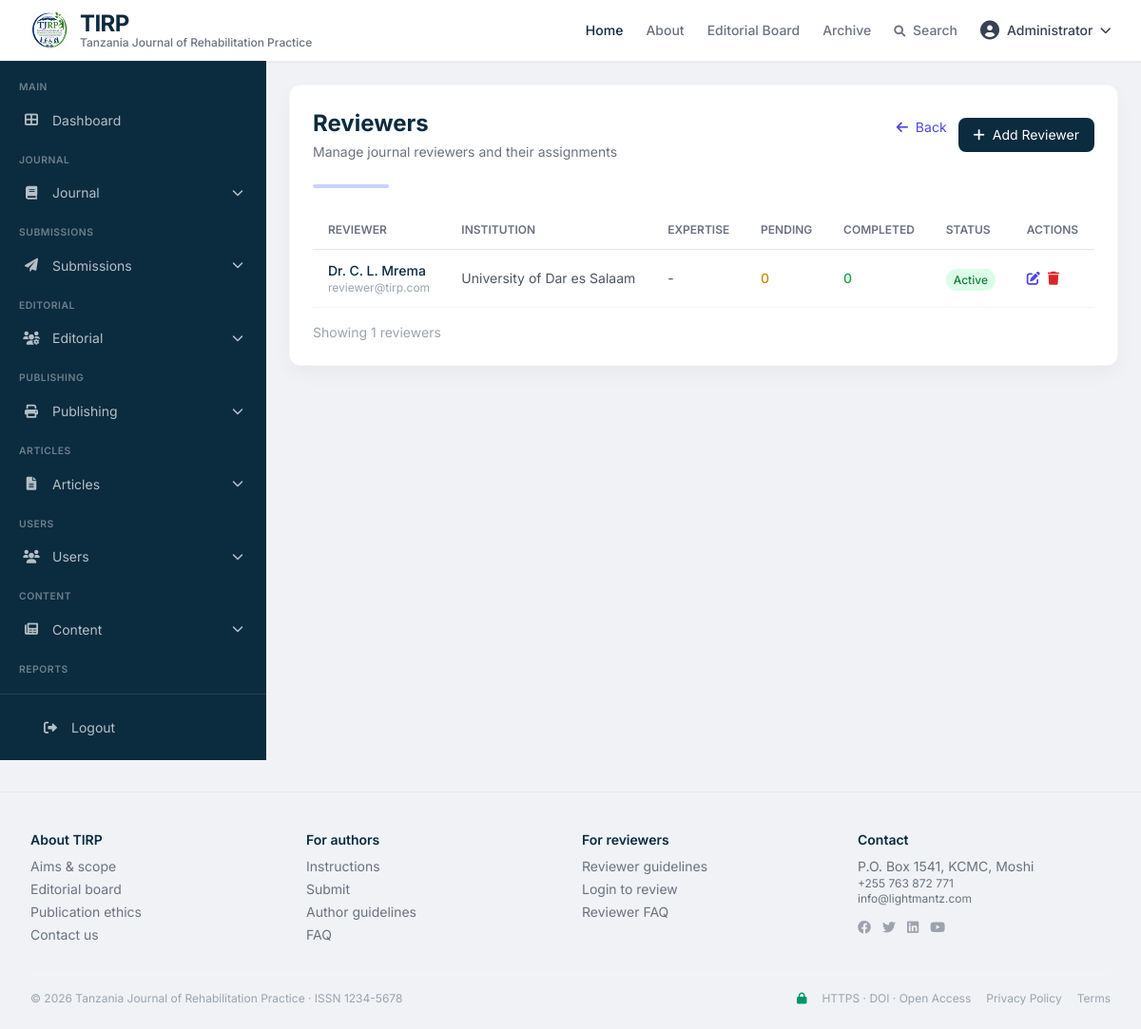
Screenshot of /admin?action=reviewers (signed in) with the database file from the repository.
### tables this page shows
CREATE TABLE users (
    id INT PRIMARY KEY AUTO_INCREMENT,
    email VARCHAR(255) UNIQUE NOT NULL,
    password_hash VARCHAR(255) NOT NULL,
    full_name VARCHAR(255) NOT NULL,
    role ENUM('admin', 'editor', 'reviewer', 'author', 'reader') DEFAULT 'reader',
    institution VARCHAR(255),
    country VARCHAR(100),
    orcid_id VARCHAR(50),
    bio TEXT,
    avatar VARCHAR(255),
    email_verified BOOLEAN DEFAULT FALSE,
    is_active BOOLEAN DEFAULT TRUE,
    created_at TIMESTAMP DEFAULT CURRENT_TIMESTAMP,
    updated_at TIMESTAMP DEFAULT CURRENT_TIMESTAMP ON UPDATE CURRENT_TIMESTAMP,
    last_login TIMESTAMP NULL,
    remember_token VARCHAR(100),
    INDEX idx_email (email),
    INDEX idx_role (role)
);

CREATE TABLE settings (
    id INT PRIMARY KEY AUTO_INCREMENT,
    setting_key VARCHAR(100) UNIQUE NOT NULL,
    setting_value TEXT,
    setting_group VARCHAR(50) DEFAULT 'general',
    description TEXT,
    created_at TIMESTAMP DEFAULT CURRENT_TIMESTAMP,
    updated_at TIMESTAMP DEFAULT CURRENT_TIMESTAMP ON UPDATE CURRENT_TIMESTAMP,
    INDEX idx_key (setting_key)
);

### includes/functions.php (called while the page is built, shortened)
<?php
function getDB() {
    static $db = null;
    if ($db === null) {
        $configFile = __DIR__ . '/../config/database.php';
        try {
            if (file_exists($configFile)) {
                $config = require_once $configFile;
                $dsn = "mysql:host={$config['host']};dbname={$config['database']};charset={$config['charset']}";
                $db = new PDO($dsn, $config['username'], $config['password'], $config['options'] ?? []);
            } else {
                $dsn = "mysql:host=localhost;dbname=tirp;charset=utf8mb4";
                $db = new PDO($dsn, 'root', '');
                $db->setAttribute(PDO::ATTR_ERRMODE, PDO::ERRMODE_EXCEPTION);
                $db->setAttribute(PDO::ATTR_DEFAULT_FETCH_MODE, PDO::FETCH_ASSOC);
            }
        } catch (PDOException $e) {
            die("Database connection failed: " . $e->getMessage());
        }
    }
    return $db;
}
function isLoggedIn() {
    return isset($_SESSION['user_id']) && !empty($_SESSION['user_id']);
}
function getSetting($key) {
    try {
        $db = getDB();
        $stmt = $db->prepare("SELECT setting_value FROM settings WHERE setting_key = ?");
        $stmt->execute([$key]);
        $result = $stmt->fetch();
        if ($result) {
            return $result['setting_value'];
        }
    } catch (PDOException $e) {
    }
    $settings = [
        'journal_issn' => '9877-476533',
        'journal_title' => 'Tanzania Journal of Rehabilitation Practice',
        'contact_email' => 'info@lightmantz.com',
        'contact_phone' => '+255 763 872 771',
        'contact_address' => 'P.O. Box 1541, KCMC, Moshi'
    ];
    return isset($settings[$key]) ? $settings[$key] : null;
}
function getReviewers() {
    $db = getDB();
    $stmt = $db->query("
        SELECT * FROM users
        WHERE role = 'reviewer' AND is_active = 1
        ORDER BY full_name
    ");
    return $stmt->fetchAll();
}
?>

### includes/auth.php (called while the page is built, shortened)
<?php
function getCurrentUser() {
    $userId = $_SESSION['user_id'];
    $db = getDB();
    $stmt = $db->prepare("SELECT * FROM users WHERE id = ? AND is_active = 1");
    $stmt->execute([$userId]);
    $user = $stmt->fetch();
    if ($user) {
        return $user;
    }
    return null;
}
?>

### modules/admin/pages/reviewers.php (the view, shortened to what this page needs)
<?php
$reviewers = getReviewers();
?>
<div class="bg-white rounded-xl shadow-card p-6 border border-gray-100/70">
    <div class="flex items-center justify-between mb-6">
        <div>
            <h2 class="text-2xl font-bold text-[#0b2b3f]">Reviewers</h2>
            <p class="text-gray-500 text-sm mt-1">Manage journal reviewers and their assignments</p>
        </div>
        <div class="flex gap-3">
            <a href="/jms/admin" class="text-indigo-600 hover:text-indigo-800 text-sm">
                <i class="fas fa-arrow-left mr-1"></i> Back
            </a>
            <button onclick="openCreateModal()" class="bg-[#0b2b3f] text-white px-4 py-2 rounded-lg hover:bg-[#123a4f] transition text-sm">
                <i class="fas fa-plus mr-1"></i> Add Reviewer
            </button>
        </div>
    </div>
    <div class="h-1 w-20 bg-indigo-200 rounded-full mb-6"></div>
    <?php if (empty($reviewers)): ?>
        <div class="text-center py-12">
            <i class="fas fa-user-tie text-5xl text-gray-300 mb-4"></i>
            <p class="text-gray-500">No reviewers added yet.</p>
            <button onclick="openCreateModal()" class="mt-3 bg-[#0b2b3f] text-white px-6 py-2 rounded-lg hover:bg-[#123a4f] transition">
                <i class="fas fa-plus mr-2"></i> Add First Reviewer
            </button>
        </div>
    <?php else: ?>
        <div class="overflow-x-auto">
            <table class="w-full">
                <thead>
                    <tr class="border-b border-gray-200">
                        <th class="text-left py-3 px-4 text-xs font-semibold text-gray-500 uppercase">Reviewer</th>
                        <th class="text-left py-3 px-4 text-xs font-semibold text-gray-500 uppercase">Institution</th>
                        <th class="text-left py-3 px-4 text-xs font-semibold text-gray-500 uppercase">Expertise</th>
                        <th class="text-left py-3 px-4 text-xs font-semibold text-gray-500 uppercase">Pending</th>
                        <th class="text-left py-3 px-4 text-xs font-semibold text-gray-500 uppercase">Completed</th>
                        <th class="text-left py-3 px-4 text-xs font-semibold text-gray-500 uppercase">Status</th>
                        <th class="text-left py-3 px-4 text-xs font-semibold text-gray-500 uppercase">Actions</th>
                    </tr>
                </thead>
                <tbody>
                    <?php foreach ($reviewers as $reviewer): ?>
                    <tr class="border-b border-gray-100 hover:bg-gray-50 transition">
                        <td class="py-3 px-4">
                            <div>
                                <p class="font-medium text-[#0b2b3f] text-sm"><?= htmlspecialchars($reviewer['full_name']) ?></p>
                                <p class="text-xs text-gray-400"><?= htmlspecialchars($reviewer['email']) ?></p>
                            </div>
                        </td>
                        <td class="py-3 px-4 text-sm text-gray-600"><?= htmlspecialchars($reviewer['institution'] ?? '-') ?></td>
                        <td class="py-3 px-4 text-sm text-gray-600"><?= htmlspecialchars(substr($reviewer['bio'] ?? '-', 0, 30)) ?></td>
                        <td class="py-3 px-4 text-sm text-yellow-600 font-medium"><?= $reviewer['pending_reviews'] ?? 0 ?></td>
                        <td class="py-3 px-4 text-sm text-green-600 font-medium"><?= $reviewer['completed_reviews'] ?? 0 ?></td>
                        <td class="py-3 px-4">
                            <span class="px-2 py-1 rounded-full text-xs font-medium <?= $reviewer['is_active'] ? 'bg-green-100 text-green-700' : 'bg-gray-100 text-gray-600' ?>">
                                <?= $reviewer['is_active'] ? 'Active' : 'Inactive' ?>
                            </span>
                        </td>
                        <td class="py-3 px-4">
                            <div class="flex gap-2">
                                <button onclick="openEditModal(<?= htmlspecialchars(json_encode($reviewer)) ?>)"
                                        class="text-indigo-600 hover:text-indigo-800 text-sm">
                                    <i class="fas fa-edit"></i>
                                </button>
                                <button onclick="removeReviewer(<?= $reviewer['id'] ?>)"
                                        class="text-red-600 hover:text-red-800 text-sm">
                                    <i class="fas fa-trash"></i>
                                </button>
                            </div>
                        </td>
                    </tr>
                    <?php endforeach; ?>
                </tbody>
            </table>
        </div>
        <div class="mt-4 text-sm text-gray-400">
            Showing <?= count($reviewers) ?> reviewers
        </div>
    <?php endif; ?>
</div>

### includes/header.php (shortened to what this page needs)
<?php
$currentUser = getCurrentUser();
?>
<header class="bg-white border-b border-gray-200/80 sticky top-0 z-30 shadow-sm">
    <div class="max-w-7xl mx-auto px-4 sm:px-6 lg:px-8 flex items-center justify-between h-16">
        <div class="flex items-center gap-2">
            <a href="<?= SITE_URL ?>?page=home" class="flex items-center gap-3">
                <img src="<?= SITE_URL ?>resources/images/tjr.png" alt="TIRP Logo" class="h-10 w-auto object-contain">
                <div class="flex flex-col">
                    <span class="text-2xl font-bold text-[#0b2b3f] tracking-tight leading-none">TIRP</span>
                    <span class="hidden sm:inline text-xs font-medium text-gray-500 leading-tight">Tanzania Journal of Rehabilitation Practice</span>
                </div>
            </a>
        </div>
        <nav class="flex items-center gap-6 text-sm font-medium">
            <a href="<?= SITE_URL ?>?page=home" class="text-[#0b2b3f] hover:text-indigo-700 transition">Home</a>
            <a href="<?= SITE_URL ?>?page=about" class="text-gray-500 hover:text-[#0b2b3f] transition">About</a>
            <a href="<?= SITE_URL ?>?page=editorial" class="text-gray-500 hover:text-[#0b2b3f] transition">Editorial Board</a>
            <a href="<?= SITE_URL ?>?page=archive" class="text-gray-500 hover:text-[#0b2b3f] transition">Archive</a>
            <a href="<?= SITE_URL ?>?page=search" class="text-gray-500 hover:text-[#0b2b3f] transition"><i class="fas fa-search mr-1 text-xs"></i> Search</a>
            <?php if (isLoggedIn()): ?>
                <div class="relative group">
                    <button class="flex items-center gap-2 text-gray-700 hover:text-[#0b2b3f]">
                        <i class="fas fa-user-circle text-xl"></i>
                        <span><?= htmlspecialchars($currentUser['full_name']) ?></span>
                        <i class="fas fa-chevron-down text-xs"></i>
                    </button>
                </div>
            <?php else: ?>
                <a href="<?= SITE_URL ?>?page=login" class="text-gray-500 hover:text-[#0b2b3f] transition">Login</a>
                <a href="<?= SITE_URL ?>?page=register" class="bg-[#0b2b3f] text-white px-4 py-2 rounded-lg text-sm font-semibold hover:bg-[#123a4f] transition shadow-sm">Register</a>
            <?php endif; ?>
        </nav>
    </div>
</header>

### includes/footer.php (shortened to what this page needs)
<footer class="max-w-7xl mx-auto px-4 sm:px-6 lg:px-8 border-t border-gray-200 pt-10 pb-6 text-sm text-gray-500 mt-8">
    <div class="grid grid-cols-2 md:grid-cols-4 gap-6">
        <div>
            <h5 class="font-semibold text-[#0b2b3f]">About TIRP</h5>
            <ul class="mt-2 space-y-1">
                <li><a href="<?= SITE_URL ?>?page=about" class="hover:text-[#0b2b3f] transition-colors">Aims & scope</a></li>
                <li><a href="<?= SITE_URL ?>?page=editorial" class="hover:text-[#0b2b3f] transition-colors">Editorial board</a></li>
                <li><a href="<?= SITE_URL ?>?page=publication-ethics" class="hover:text-[#0b2b3f] transition-colors">Publication ethics</a></li>
                <li><a href="<?= SITE_URL ?>?page=contact" class="hover:text-[#0b2b3f] transition-colors">Contact us</a></li>
            </ul>
        </div>
        <div>
            <h5 class="font-semibold text-[#0b2b3f]">For authors</h5>
            <ul class="mt-2 space-y-1">
                <li><a href="<?= SITE_URL ?>?page=author-guidelines" class="hover:text-[#0b2b3f] transition-colors">Instructions</a></li>
                <li><a href="<?= SITE_URL ?>?page=submit" class="hover:text-[#0b2b3f] transition-colors">Submit</a></li>
                <li><a href="<?= SITE_URL ?>?page=author-guidelines" class="hover:text-[#0b2b3f] transition-colors">Author guidelines</a></li>
                <li><a href="<?= SITE_URL ?>?page=faq" class="hover:text-[#0b2b3f] transition-colors">FAQ</a></li>
            </ul>
        </div>
        <div>
            <h5 class="font-semibold text-[#0b2b3f]">For reviewers</h5>
            <ul class="mt-2 space-y-1">
                <li><a href="<?= SITE_URL ?>?page=reviewer-guidelines" class="hover:text-[#0b2b3f] transition-colors">Reviewer guidelines</a></li>
                <li><a href="<?= SITE_URL ?>?page=login" class="hover:text-[#0b2b3f] transition-colors">Login to review</a></li>
                <li><a href="<?= SITE_URL ?>?page=reviewer-faq" class="hover:text-[#0b2b3f] transition-colors">Reviewer FAQ</a></li>
            </ul>
        </div>
        <div>
            <h5 class="font-semibold text-[#0b2b3f]">Contact</h5>
            <p class="mt-2">P.O. Box 1541, KCMC, Moshi</p>
            <p class="text-xs">+255 763 872 771</p>
            <p class="text-xs">info@lightmantz.com</p>
            <div class="mt-3 flex gap-3">
                <a href="#" class="text-gray-400 hover:text-[#0b2b3f] transition-colors"><i class="fab fa-facebook"></i></a>
                <a href="#" class="text-gray-400 hover:text-[#0b2b3f] transition-colors"><i class="fab fa-twitter"></i></a>
                <a href="#" class="text-gray-400 hover:text-[#0b2b3f] transition-colors"><i class="fab fa-linkedin"></i></a>
                <a href="#" class="text-gray-400 hover:text-[#0b2b3f] transition-colors"><i class="fab fa-youtube"></i></a>
            </div>
        </div>
    </div>
    <div class="mt-8 pt-4 border-t border-gray-100 flex flex-col md:flex-row justify-between items-center gap-2 text-xs text-gray-400">
        <span>&copy; 2026 Tanzania Journal of Rehabilitation Practice · ISSN <?= function_exists('getSetting') ? getSetting('journal_issn') : '1234-5678' ?></span>
        <span class="flex items-center gap-4">
            <i class="fas fa-lock text-emerald-600"></i> HTTPS · DOI · Open Access
            <a href="<?= SITE_URL ?>?page=privacy-policy" class="hover:text-[#0b2b3f] transition-colors">Privacy Policy</a>
            <a href="<?= SITE_URL ?>?page=terms" class="hover:text-[#0b2b3f] transition-colors">Terms</a>
        </span>
    </div>
</footer>
</body>
</html>

### modules/admin/index.php (style rules this page uses)
body { font-family: 'Inter', sans-serif; background: #f0f2f5; }
.shadow-card { box-shadow: 0 8px 20px rgba(0,20,40,0.04); }
.fa-chevron-down, .fa-chevron-up { transition: transform 0.3s ease; margin-left: auto; font-size: 0.7rem; }

### rows the page displays
users: full_name "Administrator"
users: full_name "Dr. C. L. Mrema", email "reviewer@tirp.com", institution "University of Dar es Salaam", bio "-", pending_reviews "0", completed_reviews "0", is_active "Active"
settings: setting_value "1234-5678"

### other values shown
count($reviewers) "1"
